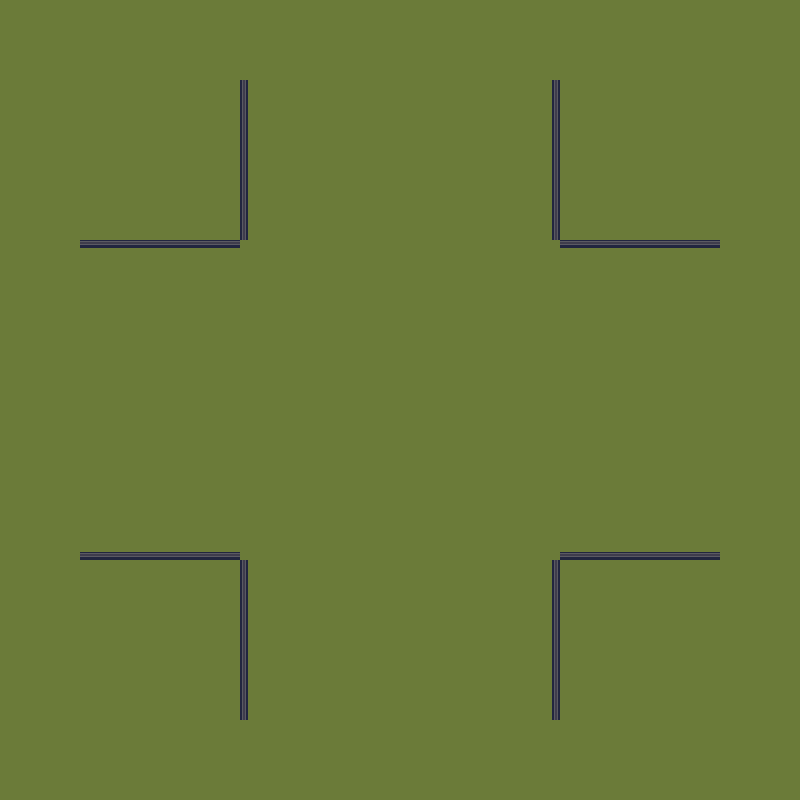

Rendered tile map (Tiled .tmx) drawn with the repository's tilesets; below, a short description and the map source with its tile grids summarised:
An orthogonal 100x100 tile map with 8x8 px tiles, 2 tile layers (ground, walls).

<map version="1.10" tiledversion="1.10.1" orientation="orthogonal" renderorder="right-down" width="100" height="100" tilewidth="8" tileheight="8" infinite="0" nextlayerid="3" nextobjectid="1">
 <tileset firstgid="1" name="jawbreaker_tiles" tilewidth="8" tileheight="8" tilecount="72" columns="8">
  <image source="jawbreaker_tiles.png" width="64" height="72" />
 </tileset>
 <layer id="1" name="ground" width="100" height="100">
  <data>[10000 cells, 10000 non-empty, 1 distinct tile ids]</data>
 </layer>
 <layer id="2" name="walls" width="100" height="100">
  <data>[10000 cells, 160 non-empty, 2 distinct tile ids]</data>
 </layer>
</map>
